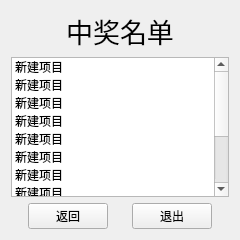
<?xml version="1.0" encoding="UTF-8"?>
<ui version="4.0">
 <class>Result</class>
 <widget class="QWidget" name="Result">
  <property name="geometry">
   <rect>
    <x>0</x>
    <y>0</y>
    <width>240</width>
    <height>240</height>
   </rect>
  </property>
  <property name="windowTitle">
   <string>Form</string>
  </property>
  <layout class="QVBoxLayout" name="verticalLayout">
   <item>
    <layout class="QHBoxLayout" name="horizontalLayout_2">
     <item>
      <spacer name="horizontalSpacer">
       <property name="orientation">
        <enum>Qt::Horizontal</enum>
       </property>
       <property name="sizeHint" stdset="0">
        <size>
         <width>40</width>
         <height>20</height>
        </size>
       </property>
      </spacer>
     </item>
     <item>
      <widget class="QLabel" name="label">
       <property name="font">
        <font>
         <pointsize>20</pointsize>
        </font>
       </property>
       <property name="text">
        <string>中奖名单</string>
       </property>
       <property name="alignment">
        <set>Qt::AlignCenter</set>
       </property>
      </widget>
     </item>
     <item>
      <spacer name="horizontalSpacer_2">
       <property name="orientation">
        <enum>Qt::Horizontal</enum>
       </property>
       <property name="sizeHint" stdset="0">
        <size>
         <width>40</width>
         <height>20</height>
        </size>
       </property>
      </spacer>
     </item>
    </layout>
   </item>
   <item>
    <widget class="QListWidget" name="listWidget">
     <property name="focusPolicy">
      <enum>Qt::StrongFocus</enum>
     </property>
     <property name="layoutDirection">
      <enum>Qt::LeftToRight</enum>
     </property>
     <property name="editTriggers">
      <set>QAbstractItemView::NoEditTriggers</set>
     </property>
     <property name="selectionMode">
      <enum>QAbstractItemView::SingleSelection</enum>
     </property>
     <property name="viewMode">
      <enum>QListView::ListMode</enum>
     </property>
     <property name="wordWrap">
      <bool>false</bool>
     </property>
     <item>
      <property name="text">
       <string>新建项目</string>
      </property>
     </item>
     <item>
      <property name="text">
       <string>新建项目</string>
      </property>
     </item>
     <item>
      <property name="text">
       <string>新建项目</string>
      </property>
     </item>
     <item>
      <property name="text">
       <string>新建项目</string>
      </property>
     </item>
     <item>
      <property name="text">
       <string>新建项目</string>
      </property>
     </item>
     <item>
      <property name="text">
       <string>新建项目</string>
      </property>
     </item>
     <item>
      <property name="text">
       <string>新建项目</string>
      </property>
     </item>
     <item>
      <property name="text">
       <string>新建项目</string>
      </property>
     </item>
     <item>
      <property name="text">
       <string>新建项目</string>
      </property>
     </item>
     <item>
      <property name="text">
       <string>新建项目</string>
      </property>
     </item>
     <item>
      <property name="text">
       <string>新建项目</string>
      </property>
     </item>
     <item>
      <property name="text">
       <string>新建项目</string>
      </property>
     </item>
    </widget>
   </item>
   <item>
    <layout class="QHBoxLayout" name="horizontalLayout" stretch="2,1,2,1,2">
     <item>
      <spacer name="horizontalSpacer_3">
       <property name="orientation">
        <enum>Qt::Horizontal</enum>
       </property>
       <property name="sizeHint" stdset="0">
        <size>
         <width>40</width>
         <height>20</height>
        </size>
       </property>
      </spacer>
     </item>
     <item>
      <widget class="QPushButton" name="btn_back">
       <property name="text">
        <string>返回</string>
       </property>
      </widget>
     </item>
     <item>
      <spacer name="horizontalSpacer_5">
       <property name="orientation">
        <enum>Qt::Horizontal</enum>
       </property>
       <property name="sizeHint" stdset="0">
        <size>
         <width>40</width>
         <height>20</height>
        </size>
       </property>
      </spacer>
     </item>
     <item>
      <widget class="QPushButton" name="btn_exit">
       <property name="text">
        <string>退出</string>
       </property>
      </widget>
     </item>
     <item>
      <spacer name="horizontalSpacer_4">
       <property name="orientation">
        <enum>Qt::Horizontal</enum>
       </property>
       <property name="sizeHint" stdset="0">
        <size>
         <width>40</width>
         <height>20</height>
        </size>
       </property>
      </spacer>
     </item>
    </layout>
   </item>
  </layout>
 </widget>
 <resources/>
 <connections/>
</ui>
